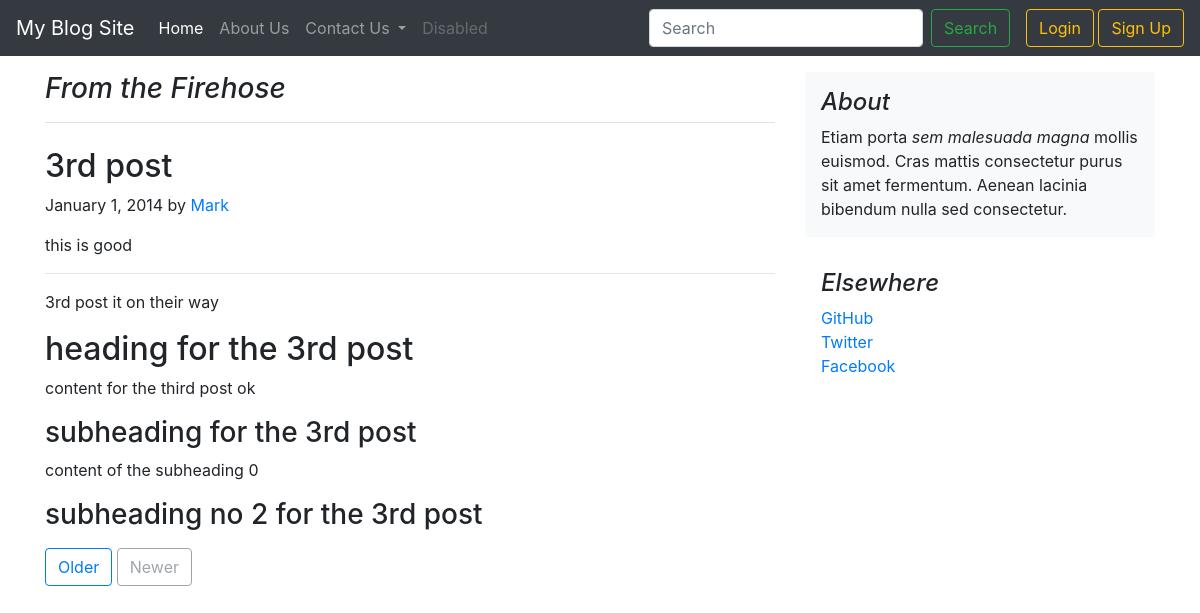
/blogPost/3, run on the app's committed database.
### myapp/models.py (models this page shows)
class BlogPost(models.Model):
    p_id = models.AutoField(primary_key=True)
    print(p_id)
    p_title = models.CharField(max_length=50)
    p_content0 = models.CharField(max_length=200, default="")
    p_heading = models.CharField(max_length=100, default="")
    p_content1 = models.CharField(max_length=500, default="")
    p_subhead0 = models.CharField(max_length=100, default="")
    p_content2 = models.CharField(max_length=500, default="")
    p_subhead1 = models.CharField(max_length=100, default="")
    p_content3 = models.CharField(max_length=500, default="")
    p_thumb = models.ImageField(upload_to='static/images',default="")
    def __str__(self):
        return self.p_title

### myapp/views.py (the view)
# urls.py: path('blogPost/<int:id>',views.blogPost, name='post'),
def blogPost(request,id):
    post = BlogPost.objects.filter(p_id=id)[0]
    print(post)
    return render(request, 'blog.html', {'post':post})

### templates/blog.html (shortened to what this page needs)
{% extends "base.html" %}
{% block body %}
<main role="main" class="container my-3">
    <div class="row">
      <div class="col-md-8 blog-main">
        <h3 class="pb-3 mb-4 font-italic border-bottom">
          From the Firehose
        </h3>
        <div class="blog-post">
          <h2 class="blog-post-title">{{ post.p_title }}</h2>
          <p class="blog-post-meta">January 1, 2014 by <a href="#">Mark</a></p>
          <p>this is good</p>
        <hr>
          <p>{{ post.p_content0 }}</p>
          <blockquote>
        <h2>{{ post.p_heading }}</h2>
          <p>{{ post.p_content1 }}</p>
          <h3>{{ post.p_subhead0 }}</h3>
          <p>{{ post.p_content2 }}</p>
          <h3>{{ post.p_subhead1 }}</h3>
        </div>
        <nav class="blog-pagination">
          <a class="btn btn-outline-primary" href="#">Older</a>
          <a class="btn btn-outline-secondary disabled" href="#">Newer</a>
        </nav>
      </div>
      <aside class="col-md-4 blog-sidebar">
        <div class="p-3 mb-3 bg-light rounded">
          <h4 class="font-italic">About</h4>
          <p class="mb-0">Etiam porta <em>sem malesuada magna</em> mollis euismod. Cras mattis consectetur purus sit amet fermentum. Aenean lacinia bibendum nulla sed consectetur.</p>
        </div>
        <div class="p-3">
          <h4 class="font-italic">Elsewhere</h4>
          <ol class="list-unstyled">
            <li><a href="#">GitHub</a></li>
            <li><a href="#">Twitter</a></li>
            <li><a href="#">Facebook</a></li>
          </ol>
        </div>
      </aside>
    </div>
  </main>
{% endblock %}

### data on the page
BlogPost: p_title "3rd post", p_content0 "3rd post it on their way", p_heading "heading for the 3rd post", p_content1 "content for the third post ok", p_subhead0 "subheading for the 3rd post", p_content2 "content of the subheading 0", p_subhead1 "subheading no 2 for the 3rd post"
